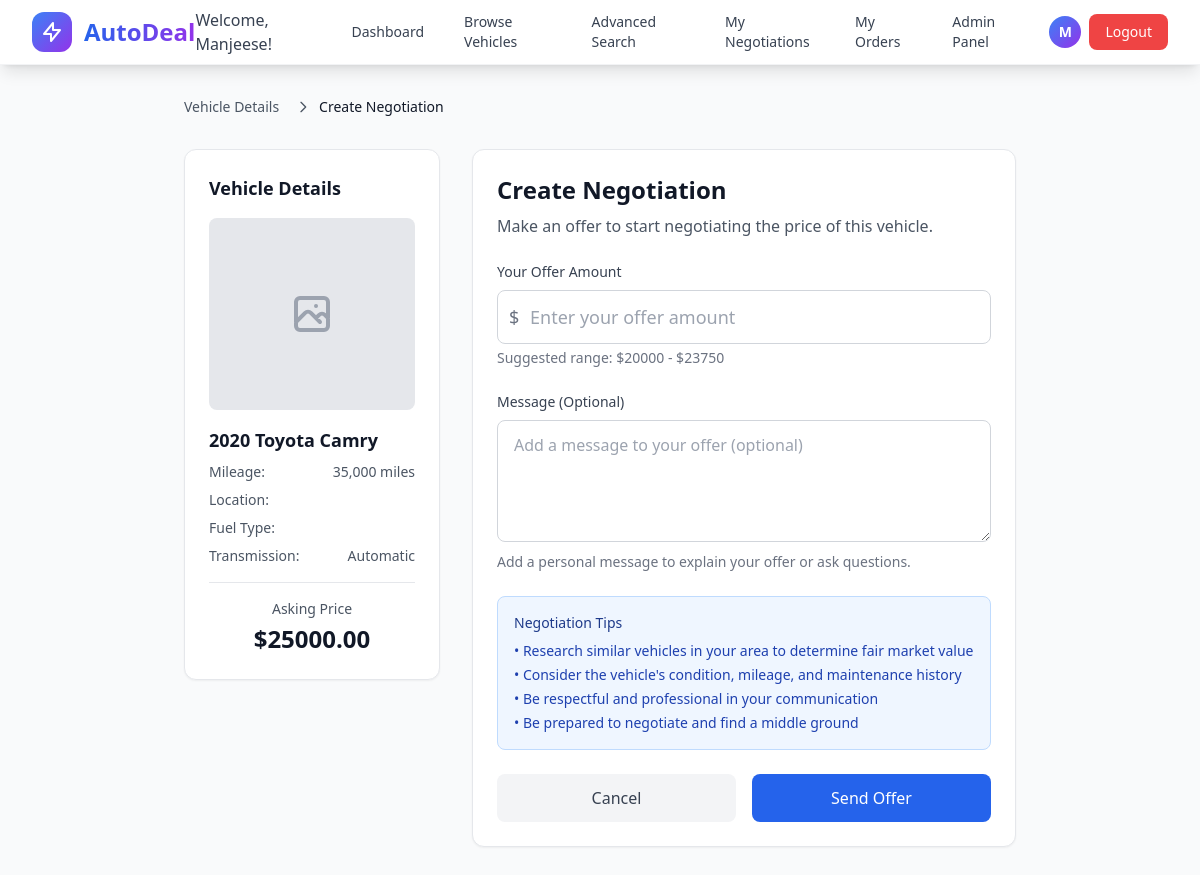
The page /negotiations/create/1 (signed in) on the database its author committed.
### app/models.py (models this page shows, shortened)
class User(UserMixin, db.Model):
    id = db.Column(db.Integer, primary_key=True)
    name = db.Column(db.String(80), nullable=False)
    email = db.Column(db.String(80), unique=True, nullable=False)
    password = db.Column(db.String(80), nullable=False)
    role = db.Column(db.Integer, nullable=False)  # 1 for admin, 2 for User
    created_at = db.Column(db.DateTime, default=datetime.utcnow)
    updated_at = db.Column(db.DateTime, default=datetime.utcnow, onupdate=datetime.utcnow)

class Vehicle(db.Model):
    id = db.Column(db.Integer, primary_key=True)
    make = db.Column(db.String(80), nullable=False)
    model = db.Column(db.String(80), nullable=False)
    year = db.Column(db.Integer, nullable=False)  # YEAR type
    mileage = db.Column(db.Integer, nullable=False)  # kilometers
    engine_type = db.Column(db.String(80), nullable=False)  # petrol, diesel
    transmission = db.Column(db.String(80), nullable=False)  # AUTO, MANUAL
    body_type = db.Column(db.String(80), nullable=False)  # Sedan, SUV, Truck, etc.
    color = db.Column(db.String(80), nullable=False)
    price = db.Column(db.Numeric(10, 2), nullable=False)  # eg 12000.50
    created_at = db.Column(db.DateTime, default=datetime.utcnow)
    updated_at = db.Column(db.DateTime, default=datetime.utcnow, onupdate=datetime.utcnow)

### app/negotiations.py (the view, shortened to what this page needs)
@negotiations_bp.route('/create/<int:vehicle_id>', methods=['GET', 'POST'])
@login_required
def create(vehicle_id):
    vehicle = Vehicle.query.get_or_404(vehicle_id)
    existing_negotiation = Negotiation.query.filter(
        and_(
            Negotiation.vehicle_id == vehicle_id,
            Negotiation.user_id == current_user.id,
            Negotiation.status.in_(['ongoing', 'pending'])
        )
    ).first()
    if existing_negotiation:
        flash('You already have an active negotiation for this vehicle.', 'info')
        return redirect(url_for('negotiations.detail', negotiation_id=existing_negotiation.id))
    form = NegotiationForm()
    return render_template('negotiations/create.html',
                         vehicle=vehicle,
                         form=form)

### app/forms.py
class NegotiationForm(FlaskForm):
    offer_amount = DecimalField('Your Offer', validators=[DataRequired(), NumberRange(min=0.01)],
                               render_kw={"placeholder": "Enter your offer amount", "step": "0.01",
                                         "class": "w-full px-4 py-3 border border-gray-300 rounded-lg focus:ring-2 focus:ring-blue-500 focus:border-transparent"})
    message = TextAreaField('Message', validators=[Optional(), Length(max=500)],
                           render_kw={"placeholder": "Add a message to your offer (optional)",
                                     "rows": 4,
                                     "class": "w-full px-4 py-3 border border-gray-300 rounded-lg focus:ring-2 focus:ring-blue-500 focus:border-transparent"})
    submit = SubmitField('Send Offer', render_kw={"class": "w-full bg-blue-600 text-white py-3 px-4 rounded-lg hover:bg-blue-700 transition duration-200 font-medium"})

### app/templates/negotiations/create.html (shortened to what this page needs)
{% extends "layout.html" %}
{% block content %}
<div class="min-h-screen bg-gray-50 py-8">
    <div class="max-w-4xl mx-auto px-4 sm:px-6 lg:px-8">
        <nav class="mb-8">
            <ol class="flex items-center space-x-2 text-sm text-gray-600">
                <li><a href="{{ url_for('vehicles.detail', vehicle_id=vehicle.id) }}" class="hover:text-blue-600">Vehicle Details</a></li>
                <li class="flex items-center">
                    <svg class="w-4 h-4 mx-2" fill="none" stroke="currentColor" viewBox="0 0 24 24">
                        <path stroke-linecap="round" stroke-linejoin="round" stroke-width="2" d="M9 5l7 7-7 7"></path>
                    </svg>
                    <span class="text-gray-900">Create Negotiation</span>
                </li>
            </ol>
        </nav>
        <div class="grid grid-cols-1 lg:grid-cols-3 gap-8">
            <div class="lg:col-span-1">
                <div class="bg-white rounded-xl shadow-sm border border-gray-200 p-6 sticky top-6">
                    <h2 class="text-lg font-semibold text-gray-900 mb-4">Vehicle Details</h2>
                    <div class="space-y-4">
                        <div class="w-full h-48 bg-gray-200 rounded-lg overflow-hidden">
                            {% set primary_image = vehicle.images|selectattr('is_primary', 'equalto', true)|first %}
                            {% if primary_image %}
                                <img src="{{ primary_image.image_url }}" alt="{{ vehicle.make }} {{ vehicle.model }}"
                                     class="w-full h-full object-cover">
                            {% else %}
                                <div class="w-full h-full flex items-center justify-center text-gray-400">
                                    <svg class="w-12 h-12" fill="none" stroke="currentColor" viewBox="0 0 24 24">
                                        <path stroke-linecap="round" stroke-linejoin="round" stroke-width="2" d="M4 16l4.586-4.586a2 2 0 012.828 0L16 16m-2-2l1.586-1.586a2 2 0 012.828 0L20 14m-6-6h.01M6 20h12a2 2 0 002-2V6a2 2 0 00-2-2H6a2 2 0 00-2 2v12a2 2 0 002 2z"></path>
                                    </svg>
                                </div>
                            {% endif %}
                        </div>
                        <div>
                            <h3 class="text-lg font-semibold text-gray-900 mb-2">
                                {{ vehicle.year }} {{ vehicle.make }} {{ vehicle.model }}
                            </h3>
                            <div class="space-y-2 text-sm text-gray-600">
                                <div class="flex justify-between">
                                    <span>Mileage:</span>
                                    <span class="font-medium">{{ "{:,}".format(vehicle.mileage) }} miles</span>
                                </div>
                                <div class="flex justify-between">
                                    <span>Location:</span>
                                </div>
                                <div class="flex justify-between">
                                    <span>Fuel Type:</span>
                                </div>
                                <div class="flex justify-between">
                                    <span>Transmission:</span>
                                    <span class="font-medium capitalize">{{ vehicle.transmission }}</span>
                                </div>
                            </div>
                        </div>
                        <div class="pt-4 border-t border-gray-200">
                            <div class="text-center">
                                <p class="text-sm text-gray-600 mb-1">Asking Price</p>
                                <p class="text-2xl font-bold text-gray-900">${{ "%.2f"|format(vehicle.price) }}</p>
                            </div>
                        </div>
                    </div>
                </div>
            </div>
            <div class="lg:col-span-2">
                <div class="bg-white rounded-xl shadow-sm border border-gray-200 p-6">
                    <div class="mb-6">
                        <h1 class="text-2xl font-bold text-gray-900 mb-2">Create Negotiation</h1>
                        <p class="text-gray-600">Make an offer to start negotiating the price of this vehicle.</p>
                    </div>
                    <form method="POST" class="space-y-6">
                        <div>
                            <label for="{{ form.offer_amount.id }}" class="block text-sm font-medium text-gray-700 mb-2">
                                Your Offer Amount
                            </label>
                            <div class="relative">
                                <span class="absolute left-3 top-1/2 transform -translate-y-1/2 text-gray-500 text-lg">$</span>
                                {{ form.offer_amount(class="w-full pl-8 pr-4 py-3 border border-gray-300 rounded-lg focus:ring-2 focus:ring-blue-500 focus:border-transparent text-lg") }}
                            </div>
                            <p class="mt-1 text-sm text-gray-500">
                                Suggested range: ${{ "%.0f"|format(vehicle.price|float * 0.8) }} - ${{ "%.0f"|format(vehicle.price|float * 0.95) }}
                            </p>
                        </div>
                        <div>
                            <label for="{{ form.message.id }}" class="block text-sm font-medium text-gray-700 mb-2">
                                Message (Optional)
                            </label>
                            {{ form.message(class="w-full px-4 py-3 border border-gray-300 rounded-lg focus:ring-2 focus:ring-blue-500 focus:border-transparent") }}
                            <p class="mt-1 text-sm text-gray-500">
                                Add a personal message to explain your offer or ask questions.
                            </p>
                        </div>
                        <div class="bg-blue-50 border border-blue-200 rounded-lg p-4">
                            <h3 class="text-sm font-medium text-blue-900 mb-2">Negotiation Tips</h3>
                            <ul class="text-sm text-blue-800 space-y-1">
                                <li>• Research similar vehicles in your area to determine fair market value</li>
                                <li>• Consider the vehicle's condition, mileage, and maintenance history</li>
                                <li>• Be respectful and professional in your communication</li>
                                <li>• Be prepared to negotiate and find a middle ground</li>
                            </ul>
                        </div>
                        <div class="flex space-x-4">
                            <a href="{{ url_for('vehicles.detail', vehicle_id=vehicle.id) }}"
                               class="flex-1 bg-gray-100 text-gray-700 py-3 px-4 rounded-lg hover:bg-gray-200 transition duration-200 font-medium text-center">
                                Cancel
                            </a>
                            {{ form.submit(class="flex-1 bg-blue-600 text-white py-3 px-4 rounded-lg hover:bg-blue-700 transition duration-200 font-medium") }}
                        </div>
                    </form>
                </div>
            </div>
        </div>
    </div>
</div>
{% endblock %}

### app/templates/layout.html (shortened to what this page needs)
<!DOCTYPE html>
<html lang="en">
<head>
    <script src="https://cdn.tailwindcss.com"></script>
</head>
<body class="bg-gray-50 min-h-screen">
    <nav class="bg-white/95 backdrop-blur-sm shadow-lg border-b border-gray-200/50 sticky top-0 z-40">
        <div class="max-w-7xl mx-auto px-4 sm:px-6 lg:px-8">
            <div class="flex justify-between h-16">
                <div class="flex items-center">
                    <a href="{{ url_for('auth.index') }}" class="flex items-center group">
                        <div class="flex-shrink-0">
                            <div class="flex items-center space-x-3">
                                <div class="w-10 h-10 bg-gradient-to-br from-blue-500 to-purple-600 rounded-xl flex items-center justify-center group-hover:scale-110 transition-transform duration-200">
                                    <svg class="w-6 h-6 text-white" fill="none" stroke="currentColor" viewBox="0 0 24 24">
                                        <path stroke-linecap="round" stroke-linejoin="round" stroke-width="2" d="M13 10V3L4 14h7v7l9-11h-7z"></path>
                                    </svg>
                                </div>
                                <h1 class="text-2xl font-bold bg-gradient-to-r from-blue-600 to-purple-600 bg-clip-text text-transparent">AutoDeal</h1>
                            </div>
                        </div>
                    </a>
                </div>
                <div class="flex items-center space-x-4">
                    {% if current_user.is_authenticated %}
                        <div class="hidden md:flex items-center space-x-4">
                            <span class="text-gray-700 font-medium">Welcome, {{ current_user.name }}!</span>
                            <a href="{{ url_for('dashboard.dashboard') }}" class="text-gray-700 hover:text-blue-600 px-3 py-2 rounded-lg text-sm font-medium transition-colors duration-200 hover:bg-gray-100">
                                Dashboard
                            </a>
                            <a href="{{ url_for('vehicles.browse') }}" class="text-gray-700 hover:text-blue-600 px-3 py-2 rounded-lg text-sm font-medium transition-colors duration-200 hover:bg-gray-100">
                                Browse Vehicles
                            </a>
                            <a href="{{ url_for('vehicles.search') }}" class="text-gray-700 hover:text-blue-600 px-3 py-2 rounded-lg text-sm font-medium transition-colors duration-200 hover:bg-gray-100">
                                Advanced Search
                            </a>
                                            <a href="{{ url_for('negotiations.index') }}" class="text-gray-700 hover:text-blue-600 px-3 py-2 rounded-lg text-sm font-medium transition-colors duration-200 hover:bg-gray-100">
                    My Negotiations
                </a>
                <a href="{{ url_for('orders.index') }}" class="text-gray-700 hover:text-blue-600 px-3 py-2 rounded-lg text-sm font-medium transition-colors duration-200 hover:bg-gray-100">
                    My Orders
                </a>
                {% if current_user.role == 1 %}
                <a href="{{ url_for('admin.dashboard') }}" class="text-gray-700 hover:text-blue-600 px-3 py-2 rounded-lg text-sm font-medium transition-colors duration-200 hover:bg-gray-100">
                    Admin Panel
                </a>
                {% endif %}
                        </div>
                        <div class="flex items-center space-x-2">
                            <div class="w-8 h-8 bg-gradient-to-br from-blue-500 to-purple-600 rounded-full flex items-center justify-center">
                                <span class="text-white text-sm font-semibold">{{ current_user.name[0].upper() }}</span>
                            </div>
                            <a href="{{ url_for('auth.logout') }}" class="bg-red-500 text-white px-4 py-2 rounded-lg text-sm font-medium hover:bg-red-600 transition-all duration-200 hover:shadow-lg">
                                Logout
                            </a>
                        </div>
                    {% endif %}
                </div>
            </div>
        </div>
    </nav>
    <main class="fade-in">
        {% block content %}{% endblock %}
    </main>
</body>
</html>

### app/templates/layout.html (style rules this page uses)
.fade-in { animation: fadeIn 0.5s ease-in; }

### rows shown on the page
User: name "Manjeese", name "M"
Vehicle: year "2020", make "Toyota", model "Camry", mileage "35,000", transmission "Automatic", price "25000.00", vehicle.price|float*0.8 "20000", vehicle.price|float*0.95 "23750"
